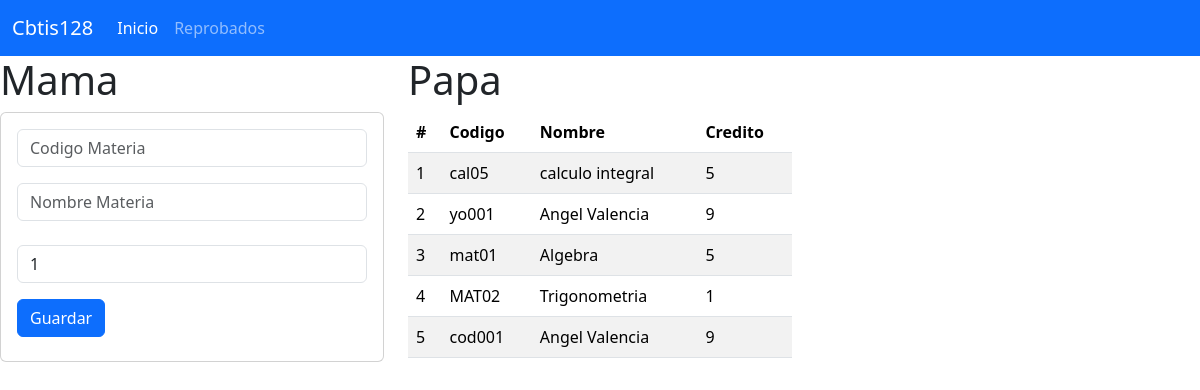
The page / on the database its author committed.
### materia_app/models.py (models this page shows, shortened)
class Materia(models.Model):
    codigo=models.CharField(primary_key=True,max_length=6)
    nombre=models.CharField(max_length=100)
    creditos=models.PositiveSmallIntegerField()

### materia_app/views.py (the view)
# urls.py: path("",views.inicio_vista, name="inicio_vista"),
def inicio_vista(request):
    lasmaterias=Materia.objects.all()
    return render(request,"gestionarMaterias.html",{"mismaterias":lasmaterias})

### materia_app/templates/gestionarMaterias.html
{% extends "base.html"%}
{% block cuerpo  %}
<div class="row">
<div class="col-sm-12 col-md-4 col-lg-4 col-xl-4">
    <h1>Mama</h1>
    <div class="card">
        <div class="card-body">
            <form action="/registrarMateria/" method="POST"> {% csrf_token %}
                <div class="form-roup">
                    <input type="text" id="username" name="txtcodigo" class="form-control"
                    placeholder="Codigo Materia" minLenght="6" maxLenght="6" required>
                </div>
                <div class="form-roup py-3">
                    <input type="text" id="username" name="txtnombre" class="form-control"
                    placeholder="Nombre Materia"  maxLenght="100" required>
                </div>
                <div class="form-roup py-2">
                    <input type="text" id="numcredito" name="numcreditos" class="form-control"
                    value="1"  min="1" max="9" required>
                </div>
                <div class="form-roup py-2">
                    <button type="submit" class="btn btn-primary">Guardar</button>
                </div>
            </form>
        </div>
    </div>
</div>
<div class="col-sm-12 col-md-8 col-lg-8 col-xl-4">
    <h1>Papa</h1>
<div class="table-responsive">
    <table class="table table-striped">
        <thead>
          <tr>
            <th scope="col">#</th>
            <th scope="col">Codigo</th>
            <th scope="col">Nombre</th>
            <th scope="col">Credito</th>
          </tr>
        </thead>
        <tbody>
            {% for m in mismaterias %}
            <tr>
                <td>{{forloop.counter}}</td>
                <td>{{m.codigo}}</td>
                <td>{{m.nombre}}</td>
                <td>{{m.creditos}}</td>
            </tr>
            {% endfor %}
        </tbody>
      </table>
</div>
</div>
</div>
    {% endblock %}

### materia_app/templates/base.html (shortened to what this page needs)
<!doctype html>
<html lang="en">
  <head>
    <link href="https://cdn.jsdelivr.net/npm/bootstrap@5.3.3/dist/css/bootstrap.min.css" rel="stylesheet">
  </head>
  <body>
    <nav class="navbar navbar-expand-lg bg-primary" data-bs-theme="dark">
        <div class="container-fluid">
                <a class="navbar-brand" href="#">Cbtis128</a>
            <div class="collapse navbar-collapse" id="navbarNav">
            <ul class="navbar-nav">
                <li class="nav-item">
                <a class="nav-link active" aria-current="page" href="#">Inicio</a>
                </li>
                <li class="nav-item">
                <a class="nav-link" href="#">Reprobados</a>
            </ul>
            </div>
        </div>
        </nav>
    {% block cuerpo %}
    {% endblock %}
  </body>
</html>

### rows shown on the page
Materia: codigo "cal05", nombre "calculo integral", creditos "5"
Materia: codigo "yo001", nombre "Angel Valencia", creditos "9"
Materia: codigo "mat01", nombre "Algebra", creditos "5"
Materia: codigo "MAT02", nombre "Trigonometria", creditos "1"
Materia: codigo "cod001", nombre "Angel Valencia", creditos "9"
